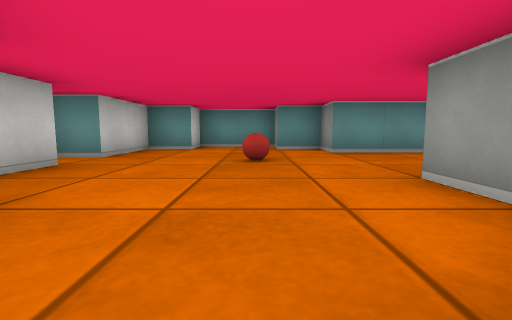
view 1 (above)

21 first-person views from a walk through a cub3D maze. The camera is about half as high as the walls, tilts 6° down and sees 85° across. The floor is counted in squares. Each view is taken from the middle of a square. On the plan, view 1 faces up. The plan holds only what a view shows up to about 9 squares ahead; the rest is blank.

view 2
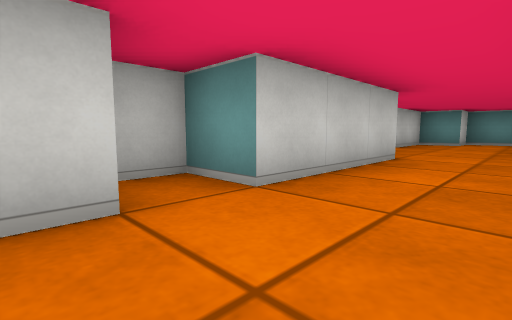

view 3
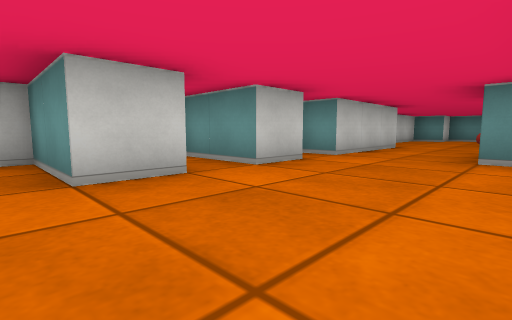

view 4
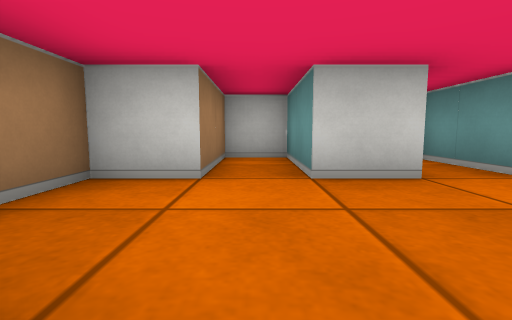

view 5
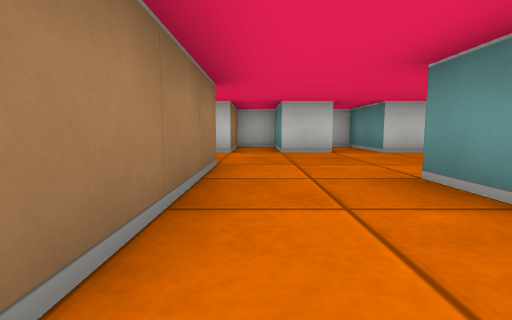

view 6
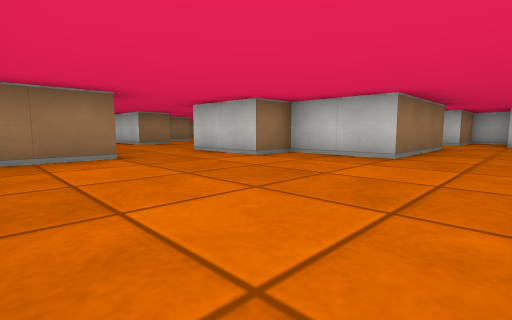

view 7
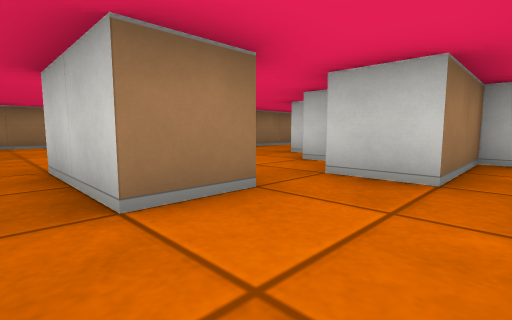

view 8
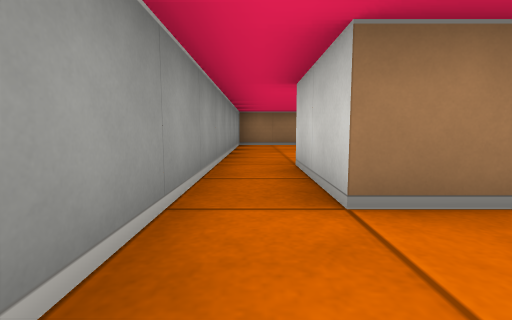

view 9
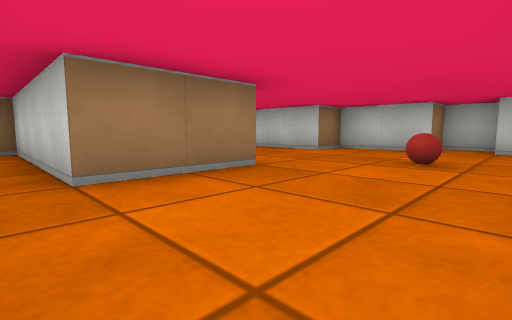

view 10
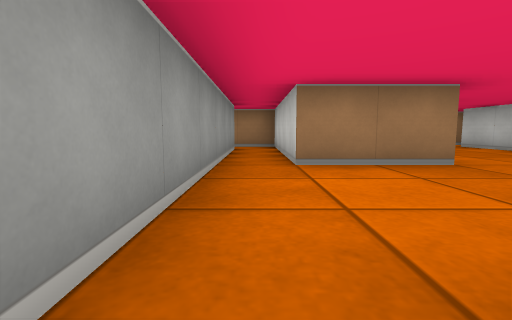

view 11
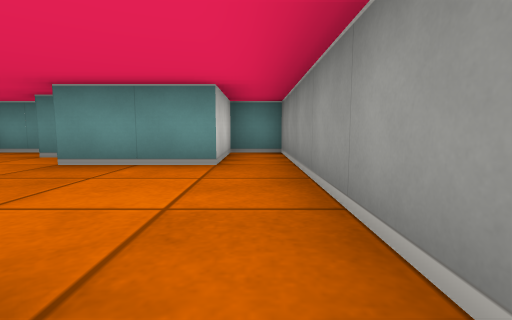

view 12
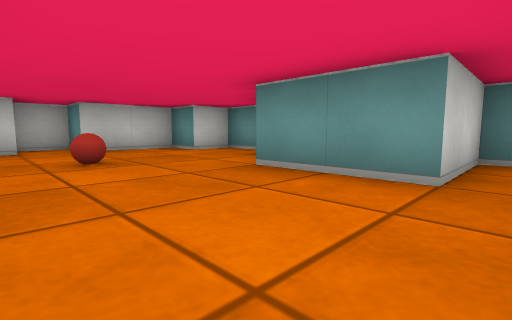

view 13
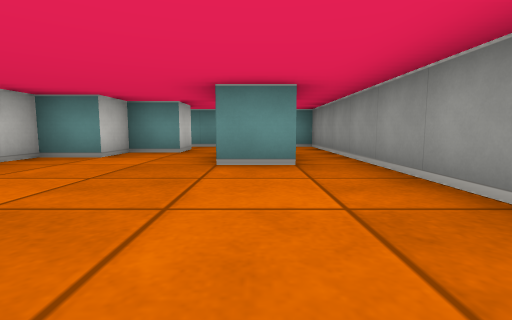

view 14
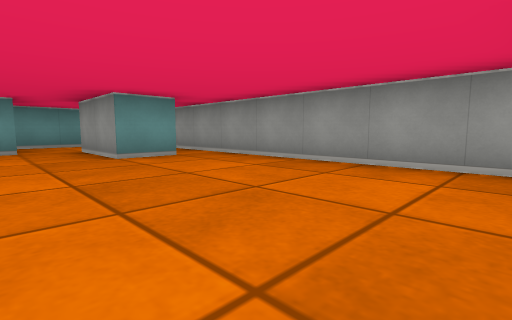

view 15
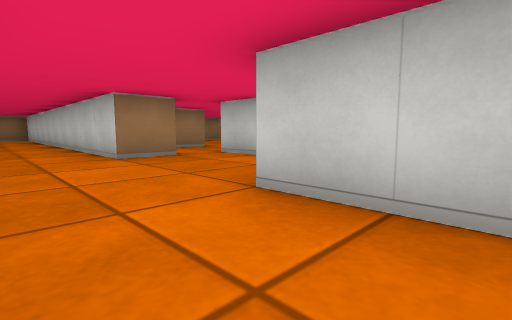

view 16
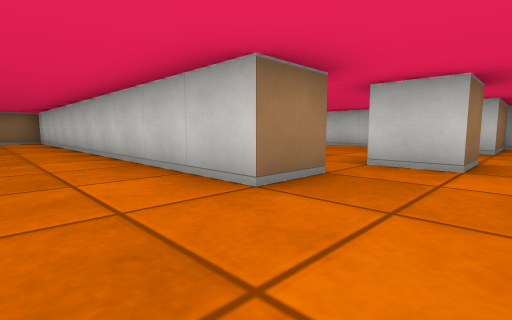

view 17
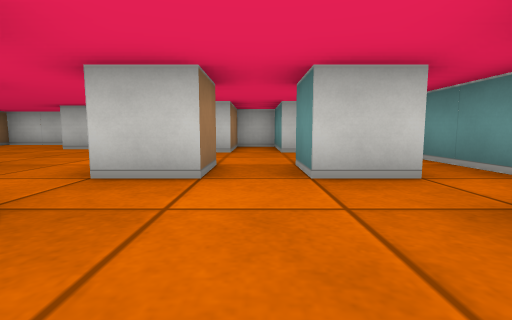

view 18
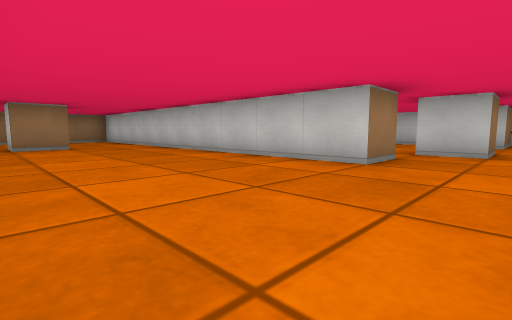

view 19
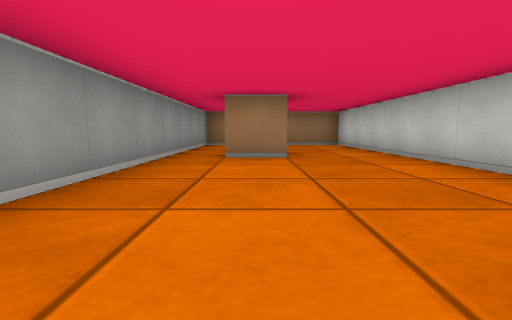

view 20
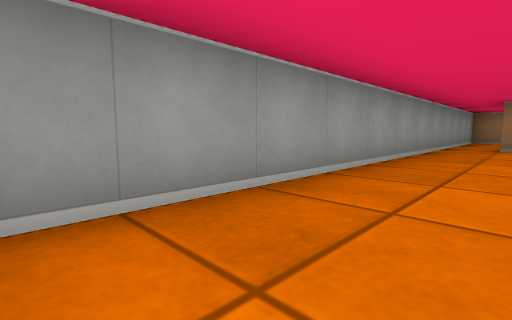

view 21
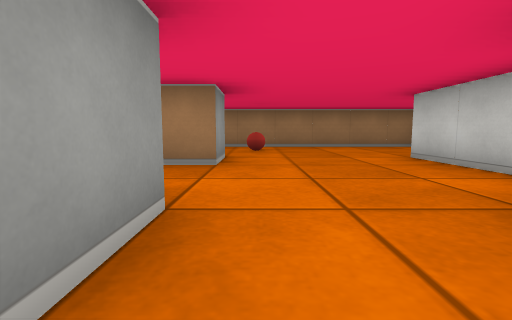

### Floor plan
Ten units are one square. View 1 is at (0, 0); x grows to the right and y downward. Boxes are objects, and circles mark ways between rooms. Rooms are numbered by the first view taken in them; rooms with no view inside come last. Other rooms are left out.
<svg viewBox="-40 -80 130 320">
<path fill="none" stroke="#000" d="M15 -15 15 -25 35 -25 35 15 45 15M-15 24 -15 35 -35 35 -35 40M45 5 45 -75 35 -75 35 -55 15 -55 15 -65 5 -65 5 -75 -15 -75 -15 -65 -25 -65 -25 -45 -35 -45 -35 -35 -25 -35 -25 -15 -15 -15 -15 15 -25 15 -25 22M-15 44 -15 55 -35 55 -35 65 -15 65 -15 75 -5 75M5 65 15 65M75 45 65 45 65 25M64 95 85 95 85 45M25 45 15 45M15 65 35 65 35 85 45 85 45 105M45 15 55 15 55 25 45 25 45 35 35 35 35 45M66 5 52 5M65 25 75 25 75 45M85 45 85 5 66 5M34 135 45 135 45 235 85 235 85 120M15 165 15 155 25 155M15 135 15 125 25 125 25 135M-15 145 -15 165M25 104 25 115 15 115M-5 115 -25 115 -25 125 -5 125 -5 129M24 95 8 95M64 195 75 195 75 205M-35 179 -35 195 19 195"/>
<rect x="-5" y="-45" width="10" height="10" fill="#bbb"><title>ball</title></rect>
<rect x="5" y="175" width="10" height="10" fill="#bbb"><title>ball</title></rect>
<circle cx="25" cy="55" r="3" fill="#2a7"/>
<circle cx="50" cy="10" r="3" fill="#2a7"/>
<circle cx="70" cy="15" r="3" fill="#2a7"/>
<circle cx="80" cy="35" r="3" fill="#2a7"/>
<circle cx="55" cy="100" r="3" fill="#2a7"/>
<text x="0" y="-10">1</text>
<text x="60" y="60">2</text>
<text x="80" y="20">3</text>
<text x="30" y="150">4</text>
</svg>
Room 1 opens to room 2. Room 2 opens to room 3. Room 2 opens to room 4.

Where each view was taken, in squares from view 1:
view 1: 0 up, 0 right, facing up
view 2: 3 down, 0 right, facing up-left
view 3: 6 down, 1 right, facing up-left
view 4: 6 down, 1 right, facing left
view 5: 6 down, 4 right, facing left
view 6: 5 down, 8 right, facing down-left
view 7: 1 down, 8 right, facing down-left
view 8: 1 down, 8 right, facing down
view 9: 5 up, 4 right, facing down-left
view 10: 6 up, 4 right, facing down
view 11: 2 up, 4 right, facing up
view 12: 3 up, 4 right, facing up-left
view 13: 8 down, 7 right, facing up
view 14: 9 down, 5 right, facing up-right
view 15: 9 down, 6 right, facing down-left
view 16: 12 down, 6 right, facing down-left
view 17: 12 down, 5 right, facing left
view 18: 12 down, 8 right, facing down-left
view 19: 15 down, 7 right, facing down
view 20: 12 down, 7 right, facing down-right
view 21: 12 down, 1 right, facing down
